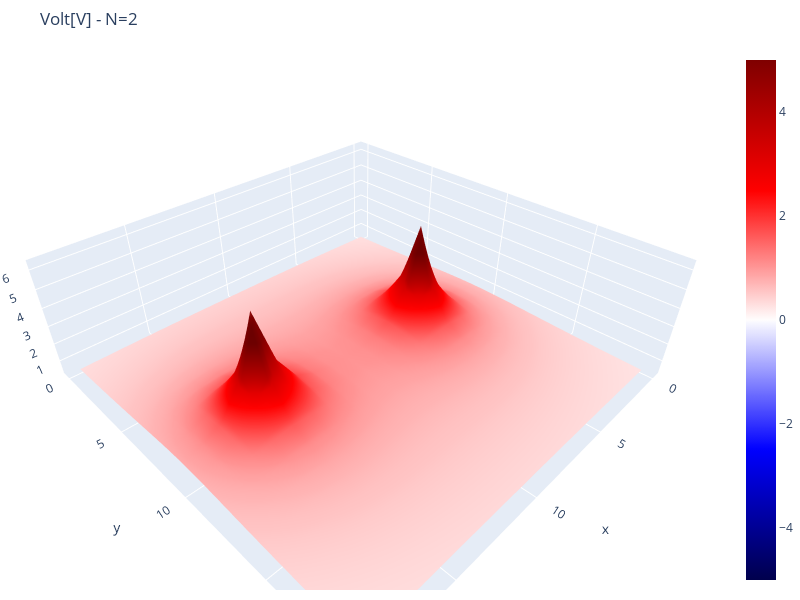

Notebook code cell kept with this figure:
### Code cell
_point=[
    [-5,0,3],
    [5,0, 3],
#     [0,50,-3],
#     [0,-50,-3]
]
# data,title = set_V(_point)
data,title = set_V0(_point)
vmax,vmin=5,-5
data,title = set_V0(_point)
plot_surface(data,vmin=-vmax,vmax=vmax,title=title) #2つの電荷のみ

### Figure 1 — Plotly figure (JSON) as saved in the notebook; plotly's stock layout.template omitted (floating-point values rounded to 4 significant figures; data arrays with more than 128 entries replaced by an {"elided": "..."} marker saying what was removed)
{"data": [{"cmax": 5, "cmid": 0, "cmin": -5, "colorscale": {"elided": "255x2 mixed values"}, "type": "surface", "z": {"elided": "20x20 float values"}}], "layout": {"autosize": false, "height": 600, "margin": {"b": 10, "l": 0, "r": 0, "t": 50}, "title": {"text": "Volt[V] - N=2"}, "width": 800}}
